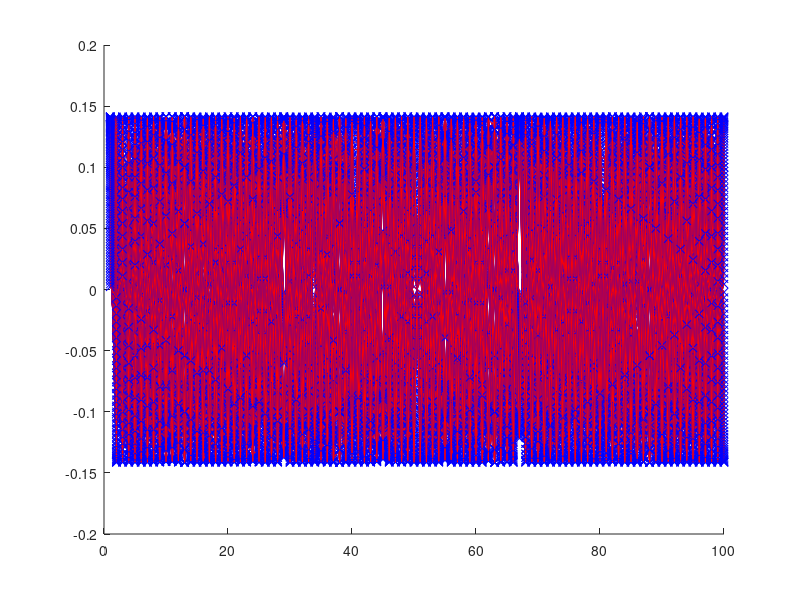
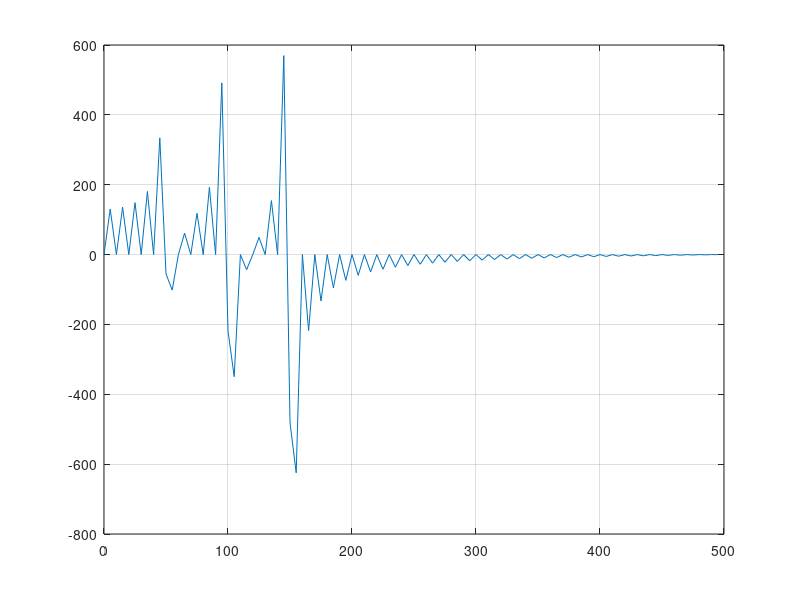
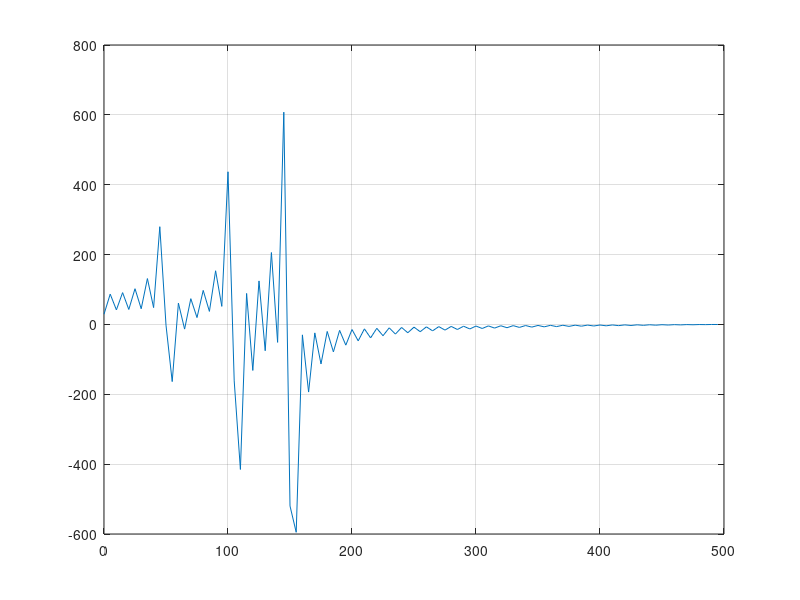
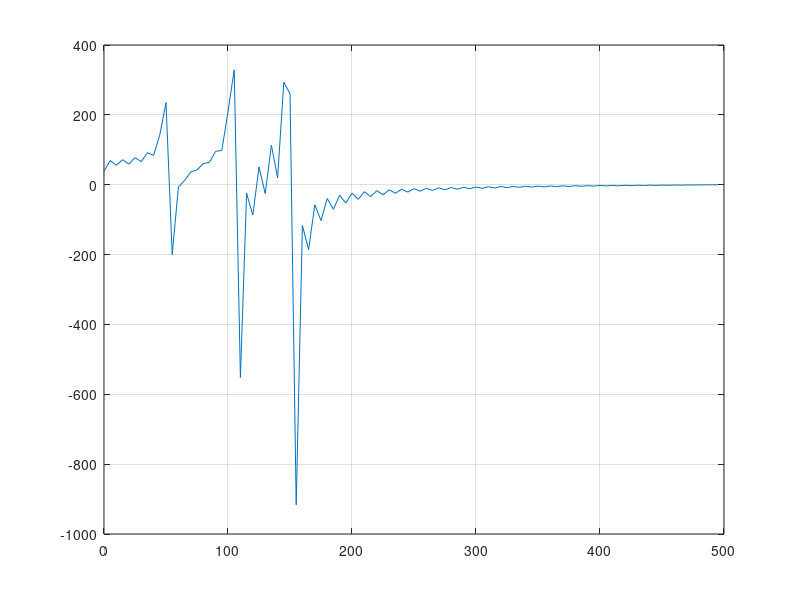

MATLAB code for these plots, in order:
%% Zad.1 (1p) %%%%%%%%%%%%%%%%%%%%%%%%%%%%%%%%%%%%%%%%%%%%%%%%%%%%%%%%%%%%
clear all; close all; clc;

N = 20; % wymiar macierzy
A = zeros(N,N); % rezerwujemy miejsce na macierz DCT-II

% --- Budowa macierzy analizującej ---
for k = 0 : N-1
    if k == 0
        s_k = sqrt(1/N); % standardowe współczynniki normalizujące zapewnijące
        %ortonormalność bazy, takiej normalizacji używa matlab według
        %wikipedii angielskiej
    else
        s_k = sqrt(2/N);
    end
    
    for n = 0 : N-1
        A(k+1, n+1) = s_k * cos( (pi*k/N) * (n + 0.5) );
    end
end

% Porównanie z implemengtacją matlaba
B = dctmtx(N);
diff = A - B;
max_diff = max(abs(diff(:)));

for i = 1 : N-1
    for j = i+1 : N
        dotVal = dot(A(i,:), A(j,:));  % iloczyn skalarny wiersza i i j
        if abs(dotVal) < 10^-14
            fprintf('Wiersze %d i %d: ortogonalne (OK)\n', i, j);
        else
            fprintf('Wiersze %d i %d: NIE ortogonalne (iloczyn skalarny=%.5g)\n', i, j, dotVal);
        end
    end
end

% to nad pętlą tylko zeby sie wyświtliło niżej to tu dałem
fprintf('Maksymalna różnica implemetacji matlab od mojej: %e\n', max_diff)






%% Zad.2 (1,25???p) %%%%%%%%%%%%%%%%%%%%%%%%%%%%%%%%%%%%%%%%%%%%%%%%%%%%%%%%%
clear all; close all; clc;

N = 20; % wymiar macierzy
A = zeros(N,N); % rezerwujemy miejsce na macierz DCT-II

for k = 0 : N-1
    if k == 0
        s_k = sqrt(1/N);
    else
        s_k = sqrt(2/N);
    end
    
    for n = 0 : N-1
        A(k+1, n+1) = s_k * cos( (pi*k/N) * (n + 0.5) );
    end
end

% DCT 2 z założenia (w zależności od implementacji w MATLAB-ie) jest ortonormalna 
% albo prawie ortonormalna z odpowiednimi współczynnikami skali. 
% W idealnym przypadku macierz odwrotna to po prostu transpozycja.
D = A; %USUNAC LATER DELETE
% Macierz odwrotna (IDCT, synteza). 
% Jeżeli D jest ortonormalna, to S = D' będzie macierzą odwrotną.
S = A';
I = eye(N);

% Sprawdzenie, czy S * A = I (macierz jednostkowa)
I_check = A * S;
disp('Maksymalne odchylenie (poza przekątną) od macierzy jednostkowej dla S * A = I:');
maxx = max(max(abs(I_check - eye(N)))); % 1 maks daje nawiększe odchylenia w danych kolumnach
disp(maxx);

% Sprawdzenie rekonstrukcji sygnału (perfekcyjna rekonstrukcja?)
x = randn(N,1); 
% Transformacja sygnału x do dziedziny DCT
X = A * x;      

% Rekonstrukcja (IDCT)
xs = S * X;  

% Porównanie x i x_odtw
reconstruction_error = norm(x - xs);
disp('Błąd rekonstrukcji sygnału:');
disp(reconstruction_error)
% Jeśli transformacja jest idealna, błąd powinien być bardzo mały (w granicach
% błędów numerycznych).


%% (Dla dociekliwych) Sprawdzenie ortonormalności macierzy losowej i jej odwrotności
% Teraz wygenerujmy kwadratową macierz A (np. 20x20) za pomocą randn().
N2 = 20;
A = randn(N2);

% Sprawdźmy "ortonormalność" w sensie: czy kolumny (bądź wiersze) tworzą bazę
% ortonormalną. Aby macierz była ortonormalna, A'*A = I (dla kolumn ortonormalnych).
% Dla losowej macierzy randn() prawdopodobnie nie będzie ortonormalna, 
% ale możemy to po prostu zobaczyć.
orth_check = A' * A;

disp('Macierz A''*A (jeśli A byłaby ortonormalna, to byłaby zbliżona do I):');
disp(orth_check);

% Możemy też sprawdzić odchylenie od I:
error_orth = norm(orth_check - eye(N2));
disp(['Błąd ||A''*A - I|| = ', num2str(error_orth)]);

%% 6. Wyznaczenie macierzy odwrotnej i sprawdzenie A * inv(A) = I
S_inv = inv(A);        % Macierz odwrotna do A
I_check2 = A * S_inv;  % Sprawdzenie

disp('Macierz A * inv(A) (powinna być zbliżona do I):');
disp(I_check2);

error_inv = norm(I_check2 - eye(N2));
disp(['Błąd ||A * inv(A) - I|| = ', num2str(error_inv)]);

%% 7. "Zepsucie" macierzy A i obserwacja wpływu na odwrotność
% Przykładowo, zmieńmy drastycznie jeden z elementów A.
A(1,1) = A(1,1) + 1e3;  % Duża zmiana w pierwszym elemencie

% Ponownie wyznaczmy odwrotność
S_inv_corrupted = inv(A);

% Sprawdźmy, co się dzieje z iloczynem A * S_inv_corrupted
I_check3 = A * S_inv_corrupted;

disp('Macierz A * inv(A) po "zepsuciu" (powinna mocno odbiegać od I, w zależności od modyfikacji):');
disp(I_check3);

error_inv_corrupted = norm(I_check3 - eye(N2));
disp(['Błąd ||A * inv(A) - I|| po modyfikacji A = ', num2str(error_inv_corrupted)]);

%% Komentarze końcowe
% - W części z DCT/IDCT pokazujemy, że jeśli macierz D jest ortonormalna,
%   to jej transpozycja D' jest odwrotnością, co prowadzi do idealnej rekonstrukcji sygnału.
% - W części "dla dociekliwych" generujemy losową macierz A, sprawdzamy, 
%   czy jest ortonormalna (zwykle nie będzie), a następnie wyznaczamy i testujemy jej odwrotność.
% - "Zepsucie" macierzy A (modyfikacja jednego elementu) często dramatycznie
%   zmienia odwrotność, co ilustruje wrażliwość obliczeń na perturbacje.







%% Zad.3 (3p) %%%%%%%%%%%%%%%%%%%%%%%%%%%%%%%%%%%%%%%%%%%%%%%%%%%%%%%%%%%%
clear all; close all; clc;

N = 100;             % liczba próbek sygnału
fs = 1000;           % częstotliwość próbkowania [Hz]
t = (0:N-1)/fs;      % wektor czasu (od 0 do (N-1)/fp)
f1 = 50;
f2 = 100;
f3 = 150;
A1 = 50;
A2 = 100;
A3 = 150;

% sygnał x jest sumą trzech sinusów o powyższych parametrach.
x = A1*sin(2*pi*f1*t) + A2*sin(2*pi*f2*t) + A3*sin(2*pi*f3*t);
x=x';

% Budowa macierzy DCT (A) i IDCT (S)
A = zeros(N,N); 
for k = 0 : N-1
    if k == 0
        s_k = sqrt(1/N);
    else
        s_k = sqrt(2/N);
    end
    
    for n = 0 : N-1
        A(k+1, n+1) = s_k * cos( (pi*k/N) * (n + 0.5) );
    end
end

S = A';

% wyświetlanie wierszy macierzy A i kolumn macierzy S w pętli
for i = 1:N
    fprintf('Wiersz %d macierzy A:\n', i);
    disp(A(i,:));         
    
    fprintf('Kolumna %d macierzy S:\n', i);
    disp(S(:,i));         
end

figure;
for i =1:N
hold on;
    plot(A(i,:),"b-x")
    plot(S(:, i),"r")
    %pause;
end

y = A * x;
f = (0:N-1) * fs / N / 2;
n=1:N; %bez skalowania na czest. 
figure;
plot(f, y);
grid on;

xr = S * y;
reconstruction_error = max(abs(x - xr));
fprintf('Maksymalny błąd rekonstrukcji sygnału (DCT->IDCT) = %g\n', ...
         reconstruction_error);

% zmiana f2 z 100 na 107
f2 = 105;
x = A1 * sin(2*pi*f1*t) + A2 * sin(2*pi*f2*t) + A3 * sin(2*pi*f3*t);
x = x';
y = A * x;

figure;
plot(f, y);
grid on;

xr = S * y;
reconstruction_error = max(abs(x - xr));
fprintf('Maksymalny błąd rekonstrukcji sygnału przy f2=107Hz = %g\n', ...
         reconstruction_error);

f1 = f1 + 2.5;
f2 = f2 + 2.5;
f3 = f3 + 2.5;
x = A1 * sin(2*pi*f1*t) + A2 * sin(2*pi*f2*t) + A3 * sin(2*pi*f3*t);
x = x.';
y = A * x;

figure;
plot(f, y);
grid on;



%% Zad.5 (1,25???p) %%%%%%%%%%%%%%%%%%%%%%%%%%%%%%%%%%%%%%%%%%%%%%%%%%%%%%%%%%%%
